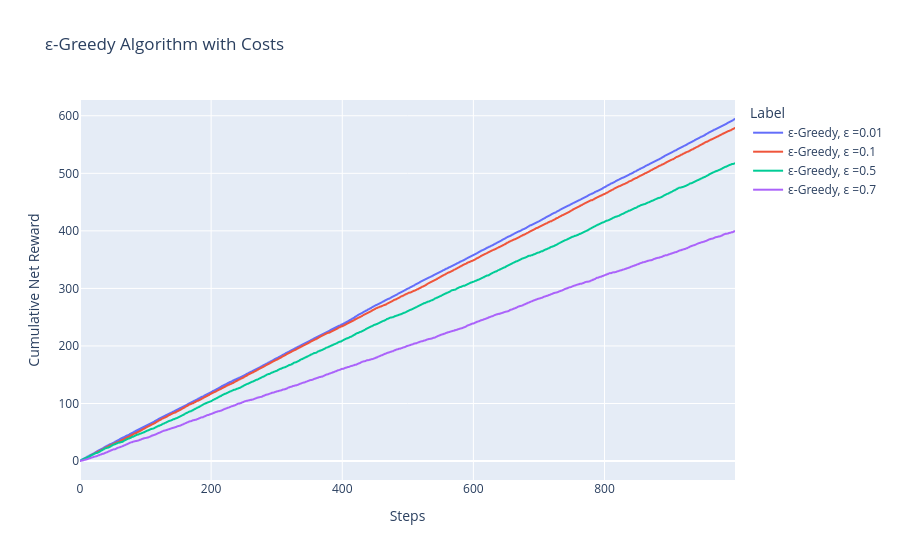

Write notebook code for a chart like this one.
### Code cell
px.line(df, x="Steps", y="Cumulative Net Reward", color="Label",
              title="ε-Greedy Algorithm with Costs")

### Figure 1 — Plotly figure (JSON) as saved in the notebook; plotly's stock layout.template omitted (floating-point values rounded to 4 significant figures; data arrays with more than 128 entries replaced by an {"elided": "..."} marker saying what was removed)
{"data": [{"hovertemplate": "Label=ε-Greedy, ε =0.01<br>Steps=%{x}<br>Cumulative Net Reward=%{y}<extra></extra>", "legendgroup": "ε-Greedy, ε =0.01", "line": {"color": "#636efa", "dash": "solid"}, "marker": {"symbol": "circle"}, "mode": "lines", "name": "ε-Greedy, ε =0.01", "showlegend": true, "type": "scattergl", "x": {"elided": "1000 int values"}, "xaxis": "x", "y": {"elided": "1000 float values"}, "yaxis": "y"}, {"hovertemplate": "Label=ε-Greedy, ε =0.1<br>Steps=%{x}<br>Cumulative Net Reward=%{y}<extra></extra>", "legendgroup": "ε-Greedy, ε =0.1", "line": {"color": "#EF553B", "dash": "solid"}, "marker": {"symbol": "circle"}, "mode": "lines", "name": "ε-Greedy, ε =0.1", "showlegend": true, "type": "scattergl", "x": {"elided": "1000 int values"}, "xaxis": "x", "y": {"elided": "1000 float values"}, "yaxis": "y"}, {"hovertemplate": "Label=ε-Greedy, ε =0.5<br>Steps=%{x}<br>Cumulative Net Reward=%{y}<extra></extra>", "legendgroup": "ε-Greedy, ε =0.5", "line": {"color": "#00cc96", "dash": "solid"}, "marker": {"symbol": "circle"}, "mode": "lines", "name": "ε-Greedy, ε =0.5", "showlegend": true, "type": "scattergl", "x": {"elided": "1000 int values"}, "xaxis": "x", "y": {"elided": "1000 float values"}, "yaxis": "y"}, {"hovertemplate": "Label=ε-Greedy, ε =0.7<br>Steps=%{x}<br>Cumulative Net Reward=%{y}<extra></extra>", "legendgroup": "ε-Greedy, ε =0.7", "line": {"color": "#ab63fa", "dash": "solid"}, "marker": {"symbol": "circle"}, "mode": "lines", "name": "ε-Greedy, ε =0.7", "showlegend": true, "type": "scattergl", "x": {"elided": "1000 int values"}, "xaxis": "x", "y": {"elided": "1000 float values"}, "yaxis": "y"}], "layout": {"legend": {"title": {"text": "Label"}, "tracegroupgap": 0}, "title": {"text": "ε-Greedy Algorithm with Costs"}, "xaxis": {"anchor": "y", "domain": [0, 1], "title": {"text": "Steps"}}, "yaxis": {"anchor": "x", "domain": [0, 1], "title": {"text": "Cumulative Net Reward"}}}}
